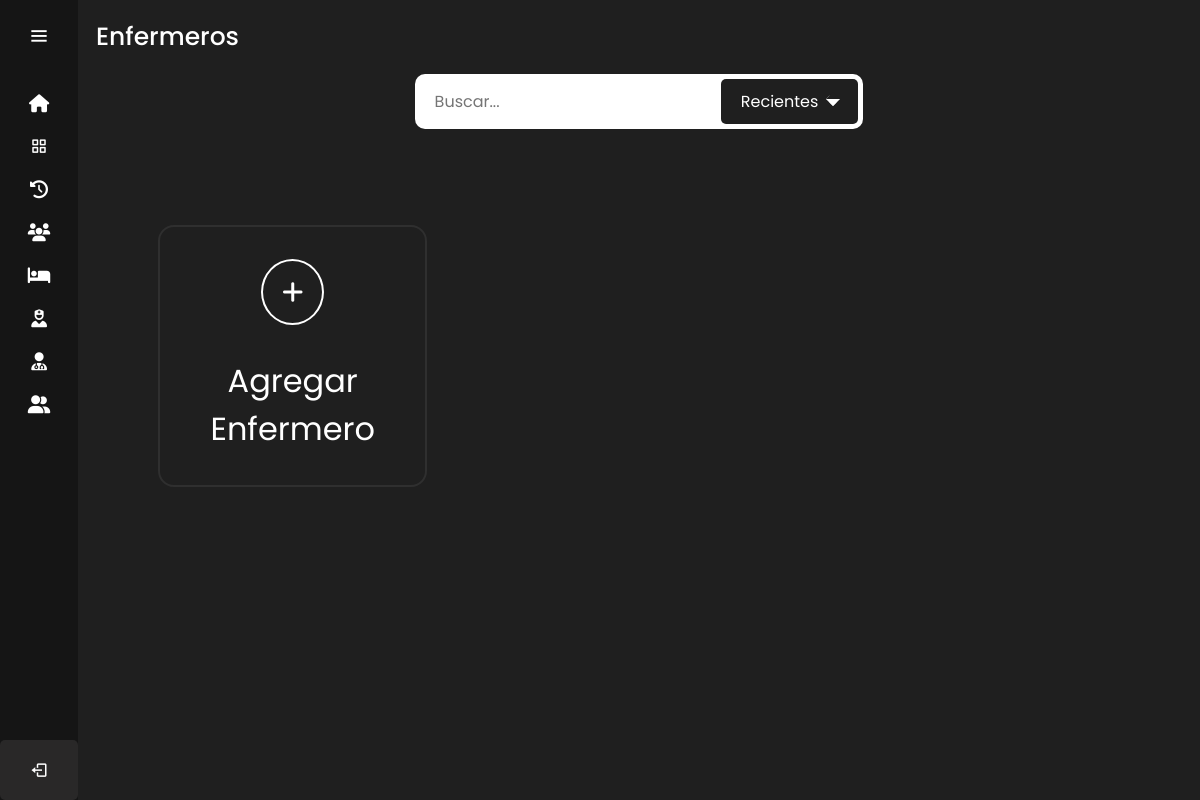
/enfermeros/ (signed in), run on an earlier commit of the app's database.
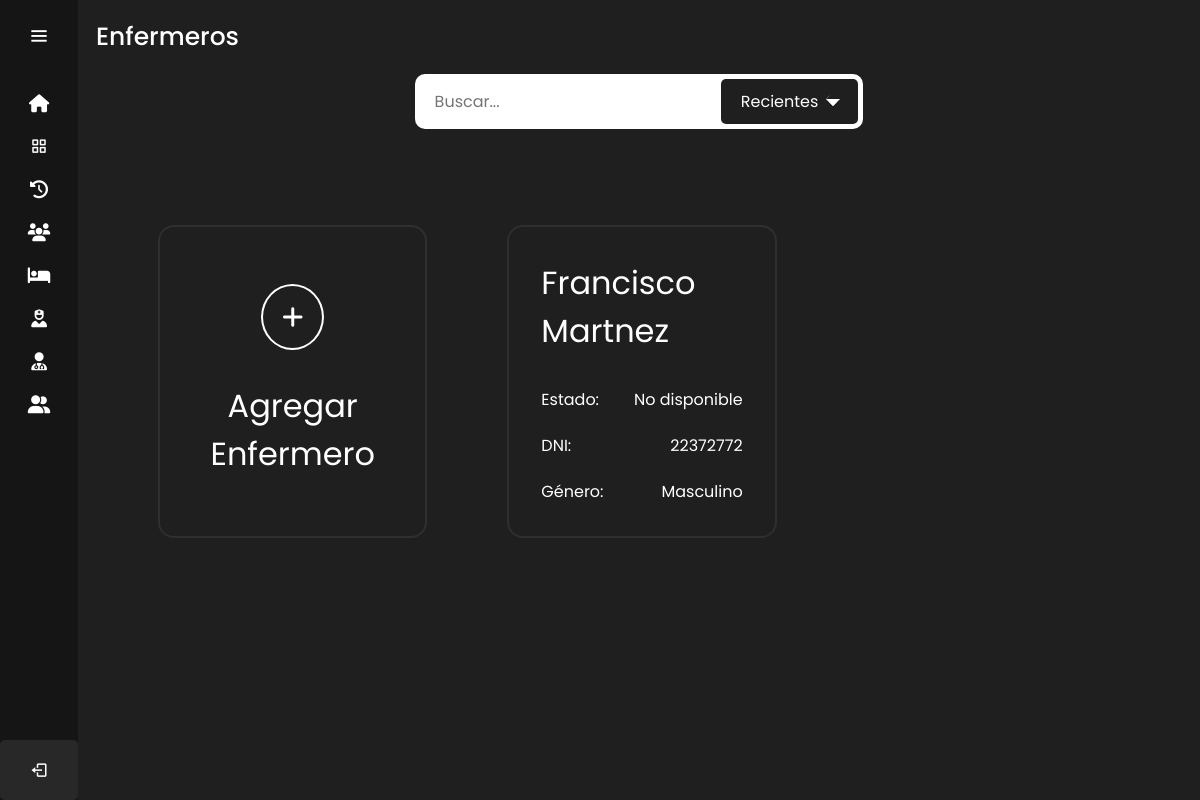
And on a later commit of the database.
### sitio/models.py (models this page shows)
class Enfermeros(models.Model):
    DNI = models.CharField(max_length=8)
    nombre = models.CharField(max_length=255)
    apellido = models.CharField(max_length=255)
    direccion = models.TextField()
    email = models.EmailField()
    fecha_nacimiento=models.DateField()
    genero=models.CharField(max_length=12, default='masculino')
    telefono = models.CharField(max_length=12)
    lunesMI = models.TimeField(null=True)
    lunesMF = models.TimeField(null=True)
    lunesTI = models.TimeField(null=True)
    lunesTF = models.TimeField(null=True)
    martesMI = models.TimeField(null=True)
    martesMF = models.TimeField(null=True)
    martesTI = models.TimeField(null=True)
    martesTF = models.TimeField(null=True)
    miercolesMI = models.TimeField(null=True)
    miercolesMF = models.TimeField(null=True)
    miercolesTI = models.TimeField(null=True)
    miercolesTF = models.TimeField(null=True)
    juevesMI = models.TimeField(null=True)
    juevesMF = models.TimeField(null=True)
    juevesTI = models.TimeField(null=True)
    juevesTF = models.TimeField(null=True)
    viernesMI = models.TimeField(null=True)
    viernesMF = models.TimeField(null=True)
    viernesTI = models.TimeField(null=True)
    viernesTF = models.TimeField(null=True)
    sabadoMI = models.TimeField(null=True)
    sabadoMF = models.TimeField(null=True)
    sabadoTI = models.TimeField(null=True)
    sabadoTF = models.TimeField(null=True)
    domingoMI = models.TimeField(null=True)
    domingoMF = models.TimeField(null=True)
    domingoTI = models.TimeField(null=True)
    domingoTF = models.TimeField(null=True)

### sitio/views.py (the view)
# urls.py: path('enfermeros/',login_required(views.enfermeros),name='enfermeros'),
def enfermeros (request):
    enfermeross=Enfermeros.objects.all()
    return render(request, 'enfermeros.html',{'enfermeros':enfermeross})

### sitio/templates/enfermeros.html (shortened to what this page needs)
{% extends 'layouts/nav.html' %} {% load static %}
{% block content %}
<head>
    <link rel="stylesheet" href="{% static '/styles/pacientes_medicos_enfermeros_styles.css' %}" />
    <link
      rel="stylesheet"
      href="https://use.fontawesome.com/releases/v5.15.4/css/all.css"
    />
  </head>
  <div class="text">Enfermeros</div>
  <div class="container_filtros_busqueda">
    <div class="filtros_busqueda">
        <form action="#">
            <div class="input_box">
                <input type="text" placeholder="Buscar..." required>
                <div class="selection"><p>Recientes</p><span></span></div>
            </div>
        </form>
    </div>
  </div>
  <div class="container_pacientes_medicos_enfermeros">
    <a href="/agregar_enfermero" class="agregar_paciente_medico_enfermero">
      <div class="icon_agregar_paciente_medico_enfermero"><i class="fa-solid fa-plus"></i></div>
      <div class="title_paciente_medico_enfermero">Agregar Enfermero</div>
    </a>
  {% for enfermero in enfermeros %}
    <a href="{% url 'perfil_enfermero' enfermero.id %}" class="paciente_medico_enfermero">
        <div class="title_paciente_medico_enfermero">{{ enfermero.nombre }} {{enfermero.apellido}}</div>
        <div class="extra_info_paciente_medico_enfermero">
          <div class="flex_info">
            <p>Estado: </p>
            <p>No disponible</p>
          </div>
          <div class="flex_info">
            <p>DNI: </p>
            <p>{{ enfermero.DNI }}</p>
          </div>
          <div class="flex_info">
            <p>Género: </p>
            <p>{{ enfermero.genero }}</p>
          </div>
        </div>
    </a>
    {% endfor %}
  </div>
{% endblock %}

What changed in the data, as far as the page shows it:
added Enfermeros: nombre "Francisco", apellido "Martnez", DNI "22372772", genero "Masculino"
